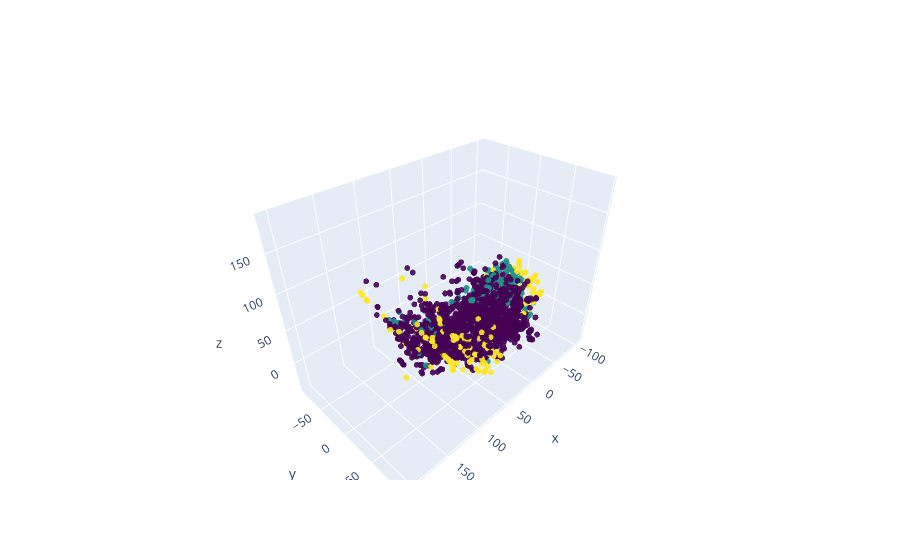

The notebook cell saved with this chart:
### Code cell
import plotly.graph_objs as go

# Créer une trace de nuage de points en 3D
scatter = go.Scatter3d(
    x=x,
    y=y,
    z=z,
    mode='markers',
    marker=dict(
        size=2,
        color=data['fetal_health'],  # Couleur basée sur la variable 'fetal_health'
        colorscale='Viridis',  # Choisissez une colormap appropriée
        opacity=0.9
    )
)

# Créer une figure
fig = go.Figure(data=[scatter])

# Mise en forme du layout
fig.update_layout(
    scene=dict(
        xaxis=dict(title='x'),
        yaxis=dict(title='y'),
        zaxis=dict(title='z')
    )
)

# Afficher la figure
fig.show()

### Figure 1 — Plotly figure (JSON) as saved in the notebook; plotly's stock layout.template omitted (floating-point values rounded to 4 significant figures; data arrays with more than 128 entries replaced by an {"elided": "..."} marker saying what was removed)
{"data": [{"marker": {"color": {"elided": "2126 int values"}, "colorscale": [[0, "#440154"], [0.1111, "#482878"], [0.2222, "#3e4989"], [0.3333, "#31688e"], [0.4444, "#26828e"], [0.5556, "#1f9e89"], [0.6667, "#35b779"], [0.7778, "#6ece58"], [0.8889, "#b5de2b"], [1, "#fde725"]], "opacity": 0.9, "size": 2}, "mode": "markers", "type": "scatter3d", "x": {"elided": "2126 float values"}, "y": {"elided": "2126 float values"}, "z": {"elided": "2126 float values"}}], "layout": {"scene": {"xaxis": {"title": {"text": "x"}}, "yaxis": {"title": {"text": "y"}}, "zaxis": {"title": {"text": "z"}}}}}
